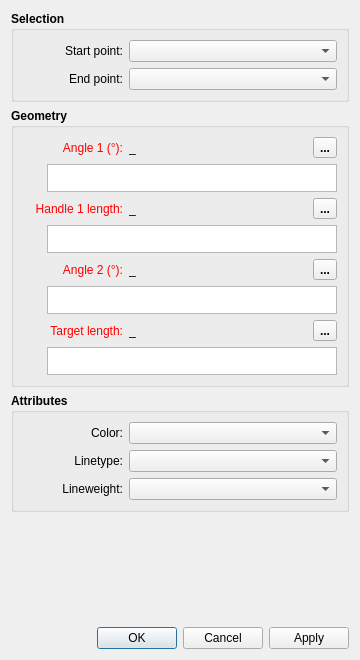
<?xml version="1.0" encoding="UTF-8"?>
<ui version="4.0">
 <class>DialogCubicBezierLength</class>
 <widget class="QDialog" name="DialogCubicBezierLength">
  <property name="geometry">
   <rect>
    <x>0</x>
    <y>0</y>
    <width>360</width>
    <height>660</height>
   </rect>
  </property>
  <property name="minimumSize">
   <size>
    <width>270</width>
    <height>0</height>
   </size>
  </property>
  <property name="windowTitle">
   <string>Curve - Matched Length</string>
  </property>
  <property name="windowIcon">
   <iconset resource="../../../vmisc/share/resources/icon.qrc">
    <normaloff>:/icon/64x64/icon64x64.png</normaloff>:/icon/64x64/icon64x64.png</iconset>
  </property>
  <layout class="QVBoxLayout" name="verticalLayout_3">
   <item>
    <widget class="QGroupBox" name="selection_GroupBox">
     <property name="font">
      <font><pointsize>9</pointsize><bold>true</bold></font>
     </property>
     <property name="title">
      <string>Selection</string>
     </property>
     <layout class="QFormLayout" name="formLayout">
      <property name="labelAlignment">
       <set>Qt::AlignRight|Qt::AlignTrailing|Qt::AlignVCenter</set>
      </property>
      <item row="0" column="0">
       <widget class="QLabel" name="startPoint_Label">
        <property name="minimumSize"><size><width>100</width><height>0</height></size></property>
        <property name="font"><font><pointsize>9</pointsize><bold>false</bold></font></property>
        <property name="text"><string>Start point:</string></property>
        <property name="alignment"><set>Qt::AlignRight|Qt::AlignTrailing|Qt::AlignVCenter</set></property>
       </widget>
      </item>
      <item row="0" column="1">
       <widget class="QComboBox" name="startPoint_ComboBox">
        <property name="sizePolicy">
         <sizepolicy hsizetype="Expanding" vsizetype="Fixed"><horstretch>0</horstretch><verstretch>0</verstretch></sizepolicy>
        </property>
        <property name="minimumSize"><size><width>80</width><height>0</height></size></property>
        <property name="font"><font><pointsize>9</pointsize><bold>false</bold></font></property>
       </widget>
      </item>
      <item row="1" column="0">
       <widget class="QLabel" name="endPoint_Label">
        <property name="minimumSize"><size><width>100</width><height>0</height></size></property>
        <property name="font"><font><pointsize>9</pointsize><bold>false</bold></font></property>
        <property name="text"><string>End point:</string></property>
        <property name="alignment"><set>Qt::AlignRight|Qt::AlignTrailing|Qt::AlignVCenter</set></property>
       </widget>
      </item>
      <item row="1" column="1">
       <widget class="QComboBox" name="endPoint_ComboBox">
        <property name="sizePolicy">
         <sizepolicy hsizetype="Expanding" vsizetype="Fixed"><horstretch>0</horstretch><verstretch>0</verstretch></sizepolicy>
        </property>
        <property name="minimumSize"><size><width>80</width><height>0</height></size></property>
        <property name="font"><font><pointsize>9</pointsize><bold>false</bold></font></property>
       </widget>
      </item>
     </layout>
    </widget>
   </item>
   <item>
    <widget class="QGroupBox" name="geometry_GroupBox">
     <property name="font">
      <font><pointsize>9</pointsize><bold>true</bold></font>
     </property>
     <property name="title">
      <string>Geometry</string>
     </property>
     <layout class="QVBoxLayout" name="verticalLayout">

      <!-- Angle 1 -->
      <item>
       <layout class="QHBoxLayout" name="hLayoutAngle1Label">
        <item alignment="Qt::AlignLeft">
         <widget class="QLabel" name="labelEditAngle1">
          <property name="minimumSize"><size><width>100</width><height>0</height></size></property>
          <property name="palette">
           <palette><active><colorrole role="WindowText"><brush brushstyle="SolidPattern"><color alpha="255"><red>255</red><green>0</green><blue>0</blue></color></brush></colorrole></active><inactive><colorrole role="WindowText"><brush brushstyle="SolidPattern"><color alpha="255"><red>255</red><green>0</green><blue>0</blue></color></brush></colorrole></inactive><disabled><colorrole role="WindowText"><brush brushstyle="SolidPattern"><color alpha="255"><red>159</red><green>158</green><blue>158</blue></color></brush></colorrole></disabled></palette>
          </property>
          <property name="font"><font><pointsize>9</pointsize><bold>false</bold></font></property>
          <property name="text"><string>Angle 1 (°):</string></property>
          <property name="alignment"><set>Qt::AlignRight|Qt::AlignTrailing|Qt::AlignVCenter</set></property>
         </widget>
        </item>
        <item>
         <widget class="QLabel" name="labelResultAngle1">
          <property name="minimumSize"><size><width>85</width><height>0</height></size></property>
          <property name="font"><font><pointsize>9</pointsize><bold>false</bold></font></property>
          <property name="toolTip"><string>Value</string></property>
          <property name="text"><string notr="true">_</string></property>
         </widget>
        </item>
        <item><spacer name="hSpacerAngle1"><property name="orientation"><enum>Qt::Horizontal</enum></property><property name="sizeHint" stdset="0"><size><width>10</width><height>20</height></size></property></spacer></item>
        <item alignment="Qt::AlignRight">
         <widget class="QToolButton" name="toolButtonExprAngle1">
          <property name="toolTip"><string>Formula wizard</string></property>
          <property name="text"><string notr="true">...</string></property>
          <property name="icon"><iconset resource="../../../vmisc/share/resources/icon.qrc"><normaloff>:/icon/24x24/fx.png</normaloff>:/icon/24x24/fx.png</iconset></property>
          <property name="iconSize"><size><width>24</width><height>24</height></size></property>
         </widget>
        </item>
       </layout>
      </item>
      <item>
       <layout class="QHBoxLayout" name="hLayoutAngle1Edit">
        <item>
         <widget class="QPushButton" name="pushButtonGrowAngle1">
          <property name="maximumSize"><size><width>18</width><height>18</height></size></property>
          <property name="toolTip"><string>Show full calculation</string></property>
          <property name="text"><string notr="true"/></property>
          <property name="icon"><iconset theme="go-down"><normaloff>.</normaloff>.</iconset></property>
          <property name="iconSize"><size><width>16</width><height>16</height></size></property>
          <property name="flat"><bool>true</bool></property>
         </widget>
        </item>
        <item>
         <widget class="QPlainTextEdit" name="plainTextEditAngle1">
          <property name="sizePolicy"><sizepolicy hsizetype="Expanding" vsizetype="Preferred"><horstretch>0</horstretch><verstretch>0</verstretch></sizepolicy></property>
          <property name="maximumSize"><size><width>16777215</width><height>28</height></size></property>
          <property name="font"><font><pointsize>9</pointsize><bold>false</bold></font></property>
          <property name="toolTip"><string>Start handle angle in degrees</string></property>
          <property name="tabChangesFocus"><bool>true</bool></property>
         </widget>
        </item>
       </layout>
      </item>

      <!-- C1 Length -->
      <item>
       <layout class="QHBoxLayout" name="hLayoutC1LenLabel">
        <item alignment="Qt::AlignLeft">
         <widget class="QLabel" name="labelEditC1Length">
          <property name="minimumSize"><size><width>100</width><height>0</height></size></property>
          <property name="palette">
           <palette><active><colorrole role="WindowText"><brush brushstyle="SolidPattern"><color alpha="255"><red>255</red><green>0</green><blue>0</blue></color></brush></colorrole></active><inactive><colorrole role="WindowText"><brush brushstyle="SolidPattern"><color alpha="255"><red>255</red><green>0</green><blue>0</blue></color></brush></colorrole></inactive><disabled><colorrole role="WindowText"><brush brushstyle="SolidPattern"><color alpha="255"><red>159</red><green>158</green><blue>158</blue></color></brush></colorrole></disabled></palette>
          </property>
          <property name="font"><font><pointsize>9</pointsize><bold>false</bold></font></property>
          <property name="text"><string>Handle 1 length:</string></property>
          <property name="alignment"><set>Qt::AlignRight|Qt::AlignTrailing|Qt::AlignVCenter</set></property>
         </widget>
        </item>
        <item>
         <widget class="QLabel" name="labelResultC1Length">
          <property name="minimumSize"><size><width>85</width><height>0</height></size></property>
          <property name="font"><font><pointsize>9</pointsize><bold>false</bold></font></property>
          <property name="toolTip"><string>Value</string></property>
          <property name="text"><string notr="true">_</string></property>
         </widget>
        </item>
        <item><spacer name="hSpacerC1Len"><property name="orientation"><enum>Qt::Horizontal</enum></property><property name="sizeHint" stdset="0"><size><width>10</width><height>20</height></size></property></spacer></item>
        <item alignment="Qt::AlignRight">
         <widget class="QToolButton" name="toolButtonExprC1Length">
          <property name="toolTip"><string>Formula wizard</string></property>
          <property name="text"><string notr="true">...</string></property>
          <property name="icon"><iconset resource="../../../vmisc/share/resources/icon.qrc"><normaloff>:/icon/24x24/fx.png</normaloff>:/icon/24x24/fx.png</iconset></property>
          <property name="iconSize"><size><width>24</width><height>24</height></size></property>
         </widget>
        </item>
       </layout>
      </item>
      <item>
       <layout class="QHBoxLayout" name="hLayoutC1LenEdit">
        <item>
         <widget class="QPushButton" name="pushButtonGrowC1Length">
          <property name="maximumSize"><size><width>18</width><height>18</height></size></property>
          <property name="toolTip"><string>Show full calculation</string></property>
          <property name="text"><string notr="true"/></property>
          <property name="icon"><iconset theme="go-down"><normaloff>.</normaloff>.</iconset></property>
          <property name="iconSize"><size><width>16</width><height>16</height></size></property>
          <property name="flat"><bool>true</bool></property>
         </widget>
        </item>
        <item>
         <widget class="QPlainTextEdit" name="plainTextEditC1Length">
          <property name="sizePolicy"><sizepolicy hsizetype="Expanding" vsizetype="Preferred"><horstretch>0</horstretch><verstretch>0</verstretch></sizepolicy></property>
          <property name="maximumSize"><size><width>16777215</width><height>28</height></size></property>
          <property name="font"><font><pointsize>9</pointsize><bold>false</bold></font></property>
          <property name="toolTip"><string>Length of the first Bézier handle (mm)</string></property>
          <property name="tabChangesFocus"><bool>true</bool></property>
         </widget>
        </item>
       </layout>
      </item>

      <!-- Angle 2 -->
      <item>
       <layout class="QHBoxLayout" name="hLayoutAngle2Label">
        <item alignment="Qt::AlignLeft">
         <widget class="QLabel" name="labelEditAngle2">
          <property name="minimumSize"><size><width>100</width><height>0</height></size></property>
          <property name="palette">
           <palette><active><colorrole role="WindowText"><brush brushstyle="SolidPattern"><color alpha="255"><red>255</red><green>0</green><blue>0</blue></color></brush></colorrole></active><inactive><colorrole role="WindowText"><brush brushstyle="SolidPattern"><color alpha="255"><red>255</red><green>0</green><blue>0</blue></color></brush></colorrole></inactive><disabled><colorrole role="WindowText"><brush brushstyle="SolidPattern"><color alpha="255"><red>159</red><green>158</green><blue>158</blue></color></brush></colorrole></disabled></palette>
          </property>
          <property name="font"><font><pointsize>9</pointsize><bold>false</bold></font></property>
          <property name="text"><string>Angle 2 (°):</string></property>
          <property name="alignment"><set>Qt::AlignRight|Qt::AlignTrailing|Qt::AlignVCenter</set></property>
         </widget>
        </item>
        <item>
         <widget class="QLabel" name="labelResultAngle2">
          <property name="minimumSize"><size><width>85</width><height>0</height></size></property>
          <property name="font"><font><pointsize>9</pointsize><bold>false</bold></font></property>
          <property name="toolTip"><string>Value</string></property>
          <property name="text"><string notr="true">_</string></property>
         </widget>
        </item>
        <item><spacer name="hSpacerAngle2"><property name="orientation"><enum>Qt::Horizontal</enum></property><property name="sizeHint" stdset="0"><size><width>10</width><height>20</height></size></property></spacer></item>
        <item alignment="Qt::AlignRight">
         <widget class="QToolButton" name="toolButtonExprAngle2">
          <property name="toolTip"><string>Formula wizard</string></property>
          <property name="text"><string notr="true">...</string></property>
          <property name="icon"><iconset resource="../../../vmisc/share/resources/icon.qrc"><normaloff>:/icon/24x24/fx.png</normaloff>:/icon/24x24/fx.png</iconset></property>
          <property name="iconSize"><size><width>24</width><height>24</height></size></property>
         </widget>
        </item>
       </layout>
      </item>
      <item>
       <layout class="QHBoxLayout" name="hLayoutAngle2Edit">
        <item>
         <widget class="QPushButton" name="pushButtonGrowAngle2">
          <property name="maximumSize"><size><width>18</width><height>18</height></size></property>
          <property name="toolTip"><string>Show full calculation</string></property>
          <property name="text"><string notr="true"/></property>
          <property name="icon"><iconset theme="go-down"><normaloff>.</normaloff>.</iconset></property>
          <property name="iconSize"><size><width>16</width><height>16</height></size></property>
          <property name="flat"><bool>true</bool></property>
         </widget>
        </item>
        <item>
         <widget class="QPlainTextEdit" name="plainTextEditAngle2">
          <property name="sizePolicy"><sizepolicy hsizetype="Expanding" vsizetype="Preferred"><horstretch>0</horstretch><verstretch>0</verstretch></sizepolicy></property>
          <property name="maximumSize"><size><width>16777215</width><height>28</height></size></property>
          <property name="font"><font><pointsize>9</pointsize><bold>false</bold></font></property>
          <property name="toolTip"><string>End handle angle in degrees</string></property>
          <property name="tabChangesFocus"><bool>true</bool></property>
         </widget>
        </item>
       </layout>
      </item>

      <!-- Target Length -->
      <item>
       <layout class="QHBoxLayout" name="hLayoutTargetLenLabel">
        <item alignment="Qt::AlignLeft">
         <widget class="QLabel" name="labelEditTargetLength">
          <property name="minimumSize"><size><width>100</width><height>0</height></size></property>
          <property name="palette">
           <palette><active><colorrole role="WindowText"><brush brushstyle="SolidPattern"><color alpha="255"><red>255</red><green>0</green><blue>0</blue></color></brush></colorrole></active><inactive><colorrole role="WindowText"><brush brushstyle="SolidPattern"><color alpha="255"><red>255</red><green>0</green><blue>0</blue></color></brush></colorrole></inactive><disabled><colorrole role="WindowText"><brush brushstyle="SolidPattern"><color alpha="255"><red>159</red><green>158</green><blue>158</blue></color></brush></colorrole></disabled></palette>
          </property>
          <property name="font"><font><pointsize>9</pointsize><bold>false</bold></font></property>
          <property name="text"><string>Target length:</string></property>
          <property name="alignment"><set>Qt::AlignRight|Qt::AlignTrailing|Qt::AlignVCenter</set></property>
         </widget>
        </item>
        <item>
         <widget class="QLabel" name="labelResultTargetLength">
          <property name="minimumSize"><size><width>85</width><height>0</height></size></property>
          <property name="font"><font><pointsize>9</pointsize><bold>false</bold></font></property>
          <property name="toolTip"><string>Value</string></property>
          <property name="text"><string notr="true">_</string></property>
         </widget>
        </item>
        <item><spacer name="hSpacerTargetLen"><property name="orientation"><enum>Qt::Horizontal</enum></property><property name="sizeHint" stdset="0"><size><width>10</width><height>20</height></size></property></spacer></item>
        <item alignment="Qt::AlignRight">
         <widget class="QToolButton" name="toolButtonExprTargetLength">
          <property name="toolTip"><string>Formula wizard</string></property>
          <property name="text"><string notr="true">...</string></property>
          <property name="icon"><iconset resource="../../../vmisc/share/resources/icon.qrc"><normaloff>:/icon/24x24/fx.png</normaloff>:/icon/24x24/fx.png</iconset></property>
          <property name="iconSize"><size><width>24</width><height>24</height></size></property>
         </widget>
        </item>
       </layout>
      </item>
      <item>
       <layout class="QHBoxLayout" name="hLayoutTargetLenEdit">
        <item>
         <widget class="QPushButton" name="pushButtonGrowTargetLength">
          <property name="maximumSize"><size><width>18</width><height>18</height></size></property>
          <property name="toolTip"><string>Show full calculation</string></property>
          <property name="text"><string notr="true"/></property>
          <property name="icon"><iconset theme="go-down"><normaloff>.</normaloff>.</iconset></property>
          <property name="iconSize"><size><width>16</width><height>16</height></size></property>
          <property name="flat"><bool>true</bool></property>
         </widget>
        </item>
        <item>
         <widget class="QPlainTextEdit" name="plainTextEditTargetLength">
          <property name="sizePolicy"><sizepolicy hsizetype="Expanding" vsizetype="Preferred"><horstretch>0</horstretch><verstretch>0</verstretch></sizepolicy></property>
          <property name="maximumSize"><size><width>16777215</width><height>28</height></size></property>
          <property name="font"><font><pointsize>9</pointsize><bold>false</bold></font></property>
          <property name="toolTip"><string>Reference curve length (mm), e.g. CurveLength_SPL1</string></property>
          <property name="tabChangesFocus"><bool>true</bool></property>
         </widget>
        </item>
       </layout>
      </item>

     </layout>
    </widget>
   </item>
   <item>
    <widget class="QGroupBox" name="attributes_GroupBox">
     <property name="minimumSize"><size><width>240</width><height>0</height></size></property>
     <property name="font"><font><pointsize>9</pointsize><bold>true</bold></font></property>
     <property name="title"><string>Attributes</string></property>
     <layout class="QVBoxLayout" name="verticalLayout_4">
      <item>
       <layout class="QFormLayout" name="formLayout_2">
        <property name="labelAlignment"><set>Qt::AlignRight|Qt::AlignTrailing|Qt::AlignVCenter</set></property>
        <item row="0" column="0">
         <widget class="QLabel" name="lineColor_Label">
          <property name="minimumSize"><size><width>100</width><height>0</height></size></property>
          <property name="font"><font><pointsize>9</pointsize><bold>false</bold></font></property>
          <property name="text"><string>Color:</string></property>
          <property name="alignment"><set>Qt::AlignRight|Qt::AlignTrailing|Qt::AlignVCenter</set></property>
         </widget>
        </item>
        <item row="0" column="1">
         <widget class="ColorComboBox" name="lineColor_ComboBox">
          <property name="sizePolicy"><sizepolicy hsizetype="Expanding" vsizetype="Fixed"><horstretch>0</horstretch><verstretch>0</verstretch></sizepolicy></property>
          <property name="minimumSize"><size><width>80</width><height>0</height></size></property>
          <property name="font"><font><pointsize>9</pointsize><bold>false</bold></font></property>
         </widget>
        </item>
        <item row="1" column="0">
         <widget class="QLabel" name="lineType_Label">
          <property name="minimumSize"><size><width>100</width><height>0</height></size></property>
          <property name="font"><font><pointsize>9</pointsize><bold>false</bold></font></property>
          <property name="text"><string>Linetype:</string></property>
          <property name="alignment"><set>Qt::AlignRight|Qt::AlignTrailing|Qt::AlignVCenter</set></property>
         </widget>
        </item>
        <item row="1" column="1">
         <widget class="LineTypeComboBox" name="lineType_ComboBox">
          <property name="sizePolicy"><sizepolicy hsizetype="Expanding" vsizetype="Fixed"><horstretch>0</horstretch><verstretch>0</verstretch></sizepolicy></property>
          <property name="minimumSize"><size><width>80</width><height>0</height></size></property>
          <property name="font"><font><pointsize>9</pointsize><bold>false</bold></font></property>
         </widget>
        </item>
        <item row="2" column="0">
         <widget class="QLabel" name="lineWeight_Label">
          <property name="minimumSize"><size><width>100</width><height>0</height></size></property>
          <property name="font"><font><pointsize>9</pointsize><bold>false</bold></font></property>
          <property name="text"><string>Lineweight:</string></property>
          <property name="alignment"><set>Qt::AlignRight|Qt::AlignTrailing|Qt::AlignVCenter</set></property>
         </widget>
        </item>
        <item row="2" column="1">
         <widget class="LineWeightComboBox" name="lineWeight_ComboBox">
          <property name="sizePolicy"><sizepolicy hsizetype="Expanding" vsizetype="Fixed"><horstretch>0</horstretch><verstretch>0</verstretch></sizepolicy></property>
          <property name="minimumSize"><size><width>80</width><height>0</height></size></property>
          <property name="font"><font><pointsize>9</pointsize><bold>false</bold></font></property>
         </widget>
        </item>
       </layout>
      </item>
     </layout>
    </widget>
   </item>
   <item>
    <spacer name="verticalSpacer">
     <property name="orientation"><enum>Qt::Vertical</enum></property>
     <property name="sizeHint" stdset="0"><size><width>20</width><height>9</height></size></property>
    </spacer>
   </item>
   <item>
    <widget class="QDialogButtonBox" name="buttonBox">
     <property name="orientation"><enum>Qt::Horizontal</enum></property>
     <property name="standardButtons"><set>QDialogButtonBox::Apply|QDialogButtonBox::Cancel|QDialogButtonBox::Ok</set></property>
    </widget>
   </item>
  </layout>
 </widget>
 <customwidgets>
  <customwidget>
   <class>ColorComboBox</class>
   <extends>QComboBox</extends>
   <header location="global">color_combobox.h</header>
  </customwidget>
  <customwidget>
   <class>LineTypeComboBox</class>
   <extends>QComboBox</extends>
   <header location="global">linetype_combobox.h</header>
  </customwidget>
  <customwidget>
   <class>LineWeightComboBox</class>
   <extends>QComboBox</extends>
   <header location="global">lineweight_combobox.h</header>
  </customwidget>
 </customwidgets>
 <resources>
  <include location="../../../vmisc/share/resources/icon.qrc"/>
 </resources>
 <connections>
  <connection>
   <sender>buttonBox</sender>
   <signal>accepted()</signal>
   <receiver>DialogCubicBezierLength</receiver>
   <slot>accept()</slot>
   <hints>
    <hint type="sourcelabel"><x>248</x><y>254</y></hint>
    <hint type="destinationlabel"><x>157</x><y>274</y></hint>
   </hints>
  </connection>
  <connection>
   <sender>buttonBox</sender>
   <signal>rejected()</signal>
   <receiver>DialogCubicBezierLength</receiver>
   <slot>reject()</slot>
   <hints>
    <hint type="sourcelabel"><x>316</x><y>260</y></hint>
    <hint type="destinationlabel"><x>286</x><y>274</y></hint>
   </hints>
  </connection>
 </connections>
</ui>
